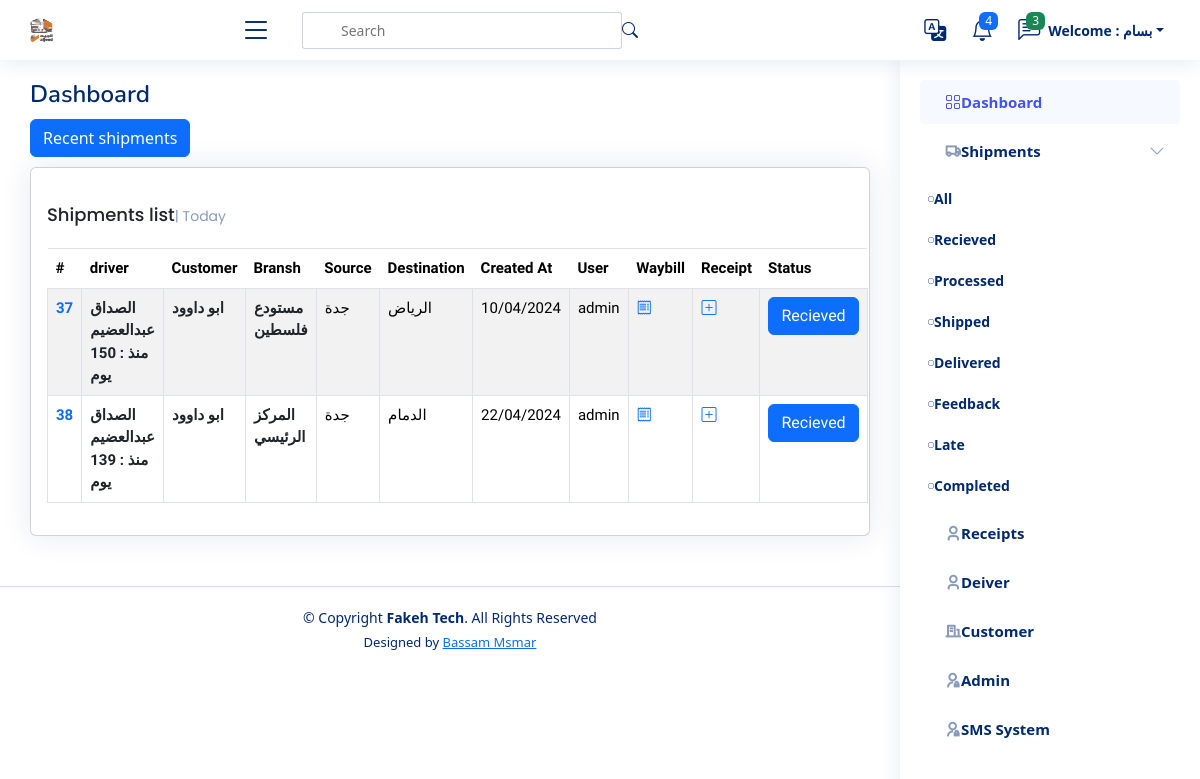
The app's page /shipment/All (signed in), older data.
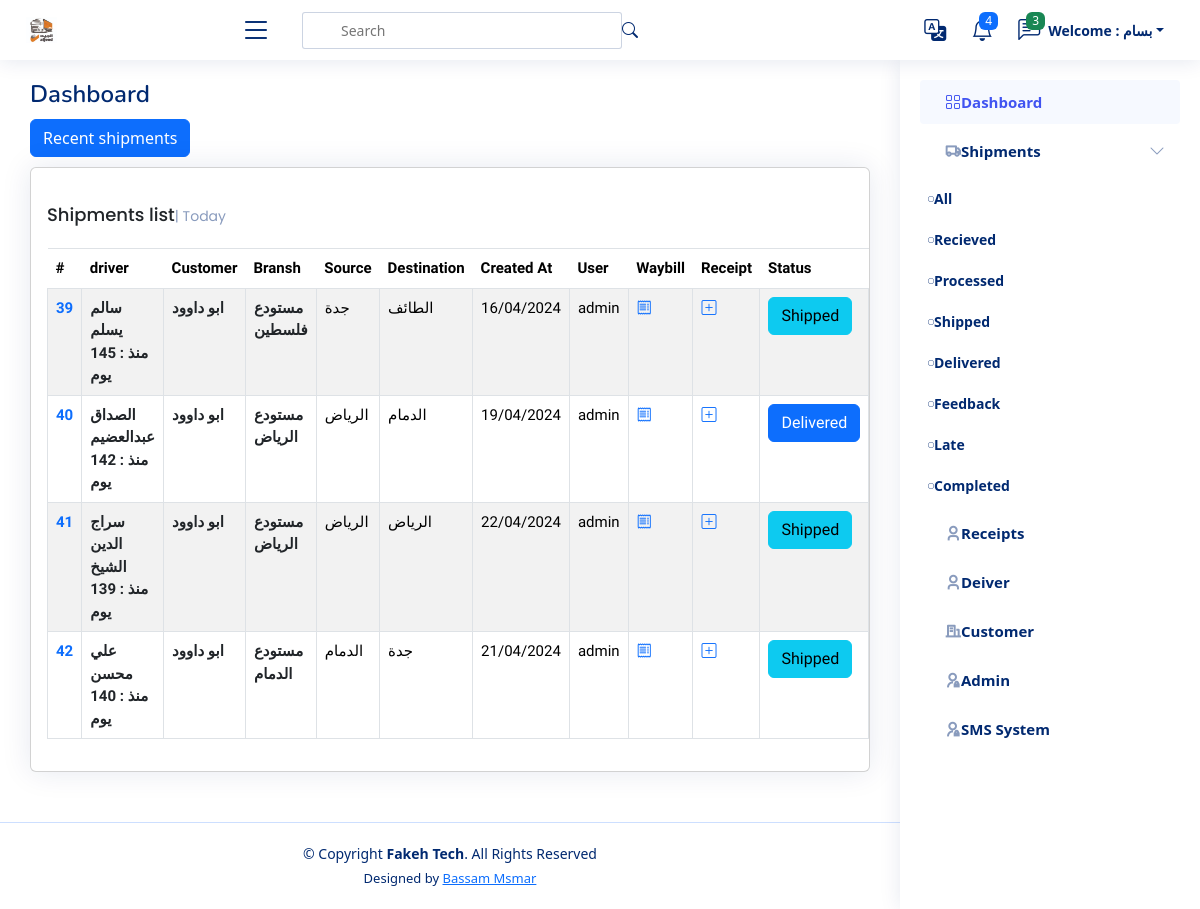
The same page, newer data.
### shipments/models.py (models this page shows, shortened)
class Shipment(models.Model):
    user = models.ForeignKey(User,  related_name='shipments_user', on_delete=models.SET_NULL, null=True)
    driver = models.ForeignKey(Driver,  related_name='shipments_driver', on_delete=models.SET_NULL, null=True)
    customer_branch = models.ForeignKey(Branch, related_name='shipments_company', on_delete=models.SET_NULL, null=True)
    fare = models.IntegerField(_("Fare"))
    premium = models.IntegerField(_("Premium"), null=True, blank=True)
    fare_return = models.IntegerField(_("Return"), null=True, blank=True)
    code = models.ImageField(blank=True, null=True, upload_to='code')
    days_stayed = models.IntegerField(_("Days Stayed "), null=True, blank=True)
    stay_cost = models.IntegerField(_("Stay Cost") , null=True, blank=True)
    deducted = models.IntegerField(_("Deducted") , null=True, blank=True)
    status = models.TextField(_("Status"), choices=STATUS, null=True, blank=True, default=STATUS[0][0])
    destination = models.ForeignKey(City, verbose_name=_("Destination"), on_delete=models.CASCADE, null=True, blank=True)
    created_at = models.DateTimeField(_("Create At"), default=timezone.now)
    expected_arrival_date = models.DateTimeField(_("Expected Arrival Date"), null=True, blank=True, default=timezone.now)
    actual_delivery_date = models.DateTimeField(_("Actual Delivery Date "), null=True, blank=True, default=timezone.now)
    notes = models.TextField(_("Notes"), null=True, blank=True)

class City(models.Model):
    name_ar = models.CharField(_("City Arabic"), max_length=50)
    name_en = models.CharField(_("City English"), max_length=50)
    def __str__(self):
        return self.name_ar

### drivers/models.py (models this page shows)
class Driver(models.Model):
    name = models.CharField(_("Driver Name"), max_length=120)
    phone = models.CharField(_("Driver Phone"), max_length=120)
    id_number = models.CharField(_("Driver Id Number"), max_length=10, null=True, blank=True)
    language = models.CharField(_("Driver Language"),  max_length=120, choices=LANGUAHE, null=True, blank=True)
    truck_type =models.CharField(_("Truck Type"), max_length=120, choices=TRUCK_TYPE, null=True, blank=True)
    rate = models.IntegerField(_("Rate"), null=True, blank=True)
    image_id = models.ImageField(_("Driver Image"), null=True, blank=True, upload_to='driver_image', default='driver_image/id_defult.png')
    def __str__(self) -> str:
        return self.name

### customers/models.py (models this page shows, shortened)
class Branch(models.Model):
    customers = models.ForeignKey(Customers, related_name='branch_customers', on_delete=models.CASCADE)
    name = models.CharField(_("Name"),max_length=255)
    city = models.CharField(_("City"),max_length=255)

class Customers(models.Model):
    name = models.CharField(max_length=255)
    def __str__(self):
        return self.name

### shipments/views.py (the view)
# urls.py: path('<str:status>', ShipmentList.as_view(), name='shipment_list'),
class ShipmentList(ListView):
    model = Shipment
    def get_context_data(self, **kwargs):
        context = super().get_context_data(**kwargs)
        current_date = timezone.now()
        for shipment in context['object_list']:
            date_created = shipment.created_at
            days_since_creation = (current_date - date_created).days
            shipment.days_since_creation = days_since_creation
        return context
    def get_queryset(self):
        status = self.kwargs.get('status', 'All')
        if status == 'All':
            return Shipment.objects.all()
        else:
            return Shipment.objects.filter(status=status)

### templates/shipments/shipment_list.html (shortened to what the changed rows need)
{% extends 'base.html' %} {% load static %} {% load i18n %} {% block body %}
<main id="main" class="main">
  <div class="pagetitle">
    <h1>{% translate "Dashboard" %}</h1>
  </div>
  <section class="section dashboard">
    <div class="row">
      <div class="col-lg-12">
        <div class="row">
          <div class="col-12">
            <div class="card recent-sales overflow-auto">
              <div class="card-body">
                <table class="table table-borderless table-bordered datatable table-striped table-hover">
                  <thead>
                    <tr>
                      <th scope="col">#</th>
                      <th scope="col">{% translate "driver" %}</th>
                      <th scope="col">{% translate "Customer" %} </th>
                      <th scope="col">{% translate "Bransh" %} </th>
                      <th scope="col">{% translate "Source" %} </th>
                      <th scope="col">{% translate "Destination" %} </th>
                      <th scope="col">{% translate "Created At" %} </th>
                      <th scope="col">{% translate "User" %} </th>
                      <th scope="col">{% translate "Waybill" %} </th>
                      <th scope="col">{% translate "Receipt" %} </th>
                      <th scope="col">{% translate "Status" %} </th>
                    </tr>
                  </thead>
                  <tbody>
                    {% for shipment in object_list %}
                    <tr>
                      <th scope="row"><a href="{% url 'shipment_detail' shipment.id %}"
                          style="text-decoration: none;">{{shipment.id}}</a></th>
                      <th scope="row">
                        <a href="#" class="link-dark"
                          style="text-decoration: none;">{{shipment.driver}} <br>
                          {% if shipment.days_since_creation == 0 %}
                          <span> اليوم</span>
                          {% elif shipment.days_since_creation == 1 %}
                          <span> منذ : {{shipment.days_since_creation|add:1}} يوم</span>
                          {% else %}
                          <span> منذ : {{shipment.days_since_creation}} يوم</span>
                          {% endif %}
                        </a></th>
                      <th scope="row"><a href="#" class="link-dark"
                          style="text-decoration: none;">{{shipment.customer_branch.customers}}</a></th>
                      <th scope="row"><a href="#" class="link-dark"
                          style="text-decoration: none;">{{shipment.customer_branch.name}}</a></th>
                      <td>{{shipment.customer_branch.city}} </td>
                      <td> {{shipment.destination}}</td>
                      <td>{{shipment.created_at|date:"d/m/Y" }}</td>
                      <td>{{shipment.user}}</td>
                      <td>
                        <a href="{% url 'shipment_detail' shipment.id %}" target="_blank">
                          <i class="bi bi-receipt"></i>
                        </a>
                      </td>
                      <td>
                        {% if shipment.receipts_shipment.exists  %}
                        <a href="{% url 'receipt_detail' shipment.receipts_shipment.last %}">
                          <i class="bi bi-eye"></i>
                        </a>
                        {% else %}
                        <a href="{% url 'receipt_create_from_list' shipment.id %}">
                          <i class="bi bi-plus-square"></i>
                        </a>
                        {% endif %}
                      </td>
                      <td>
                        <a href="{% url 'change_stutus_detail' shipment.id  %}" class="btn
                        {% if shipment.status == 'Recieved' %} btn-primary
                        {% elif shipment.status == 'Processed' %} btn-secondary
                        {% elif shipment.status == 'Shipped' %} btn-info
                        {% elif shipment.status == 'Delivered' %} btn-primary
                        {% elif shipment.status == 'Feedback' %} btn-warning
                        {% elif shipment.status == 'Completed' %} btn-success
                        {% elif shipment.status == 'Late' %} btn-danger
                        {% endif %}
                        ">{{shipment.status}}</a>
                        </td>
                    </tr>
                    {% endfor %}
                  </tbody>
                </table>
              </div>
            </div>
          </div>
        </div>
      </div>
    </div>
  </section>
</main>
{% endblock %}

Row changes from the older to the newer data that the page shows:
removed Shipment: id "37", driver "الصداق عبدالعضيم", days_since_creation "150", customer_branch.customers "ابو داوود", customer_branch.name "مستودع فلسطين", customer_branch.city "جدة", destination "الرياض", created_at "10/04/2024", user "admin", status "Recieved"
removed Shipment: id "38", driver "الصداق عبدالعضيم", days_since_creation "139", customer_branch.customers "ابو داوود", customer_branch.name "المركز الرئيسي", customer_branch.city "جدة", destination "الدمام", created_at "22/04/2024", user "admin", status "Recieved"
added Shipment: id "39", driver "سالم يسلم", days_since_creation "145", customer_branch.customers "ابو داوود", customer_branch.name "مستودع فلسطين", customer_branch.city "جدة", destination "الطائف", created_at "16/04/2024", user "admin", status "Shipped"
added Shipment: id "40", driver "الصداق عبدالعضيم", days_since_creation "142", customer_branch.customers "ابو داوود", customer_branch.name "مستودع الرياض", customer_branch.city "الرياض", destination "الدمام", created_at "19/04/2024", user "admin", status "Delivered"
added Shipment: id "41", driver "سراج الدين الشيخ", days_since_creation "139", customer_branch.customers "ابو داوود", customer_branch.name "مستودع الرياض", customer_branch.city "الرياض", destination "الرياض", created_at "22/04/2024", user "admin", status "Shipped"
added Shipment: id "42", driver "علي محسن", days_since_creation "140", customer_branch.customers "ابو داوود", customer_branch.name "مستودع الدمام", customer_branch.city "الدمام", destination "جدة", created_at "21/04/2024", user "admin", status "Shipped"
